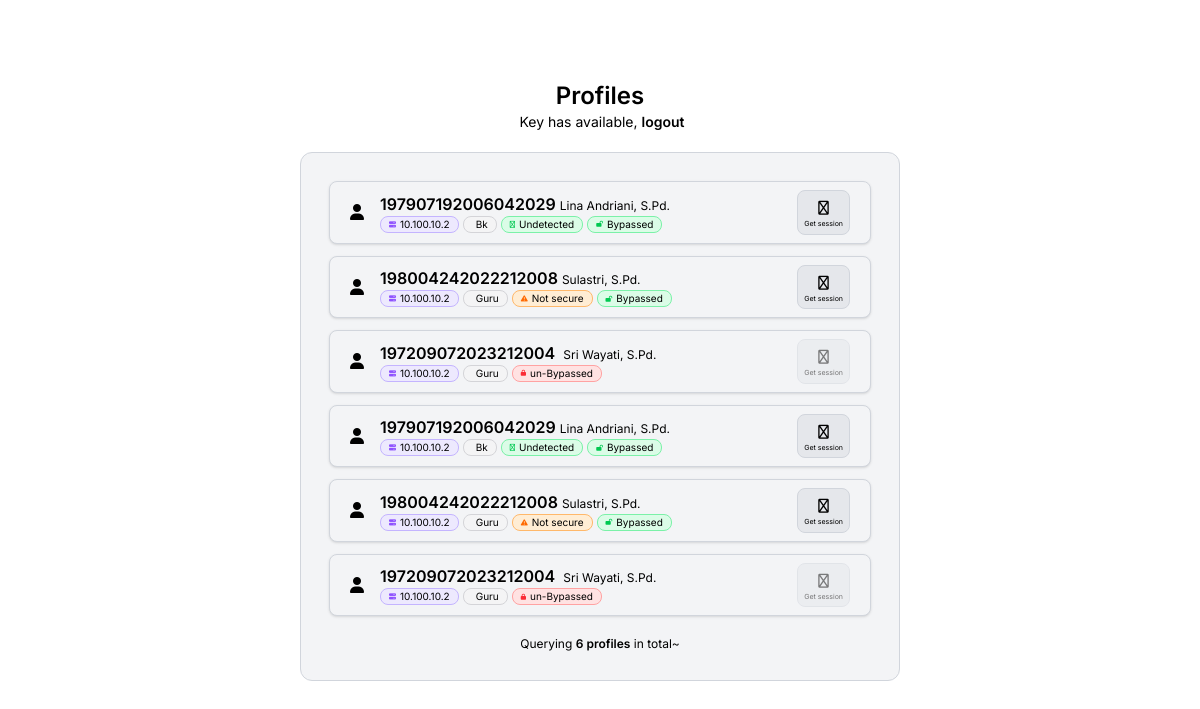
The page /views/main (signed in) on the database its author committed.
### tables this page shows
CREATE TABLE `profiles` (
  `idKey` int NOT NULL,
  `userDisplay` varchar(255) NOT NULL,
  `nameDisplay` varchar(255) NOT NULL,
  `userKey` varchar(255) NOT NULL,
  `passKey` varchar(255) NOT NULL,
  `levelKey` varchar(255) NOT NULL,
  `bypass` enum('true','false') NOT NULL,
  `detect` enum('true','false') NOT NULL
);

### views/main.php (the view, shortened to what this page needs)
<?php
require '../database/config.php';
$sql = "SELECT * FROM profiles ORDER BY levelKey ASC";
$result = $conn->query($sql);
?>
<!DOCTYPE html>
<html lang="en">
<head>
    <link rel="stylesheet" href="../src/output.css">
    <link rel="stylesheet" href="https://site-assets.fontawesome.com/releases/v6.6.0/css/all.css">
    <link rel="stylesheet" href="https://cdn.hugeicons.com/font/hgi-stroke-rounded.css"/>
    <link rel="stylesheet" href="../lib/css/font.css">
    <link rel="stylesheet" href="../lib/css/keyframes.css">
</head>
<body>
    <center>
        <div class="mt-20 mb-10 cursor-default">
            <h1 class="text-2xl font-semibold">Profiles</h1>
            <?php if(isset($_SESSION['keyOwn'])){ ?>
                <p class="text-sm flex justify-center items-center"><i class="hgi hgi-stroke hgi-lock-key mr-1"></i>Key has available, <span onclick="location.href='../auth/logout'" class="font-semibold cursor-pointer hover:underline ml-1">logout</span></p>
            <?php } else { ?>
                <p class="text-sm flex justify-center items-center"><i class="hgi hgi-stroke hgi-square-lock-remove-01 mr-1"></i>Key not found, get your key<span onclick="location.href='../auth/gate'" class="font-semibold cursor-pointer hover:underline ml-1">here</span></p>
            <?php } ?>
            <div class="profiles w-150 h-[70vh] mt-5 bg-gray-100 border border-gray-300 p-7 rounded-xl overflow-y-scroll">
                <?php $order = 0; foreach($result as $data): $order++; ?>
                <div class="profile flex items-center justify-between w-full bg-gray-100 border border-gray-300 rounded-lg px-5 py-2 mb-3 shadow-sm">
                    <div class="inner-profile flex items-center">
                        <i class="fa-solid fa-user text-base"></i>
                        <div class="profile-information inline text-left ml-4">
                            <p class="font-semibold"><?= $data['userDisplay'] ?><span class="font-normal text-xs ml-1"><?= $data['nameDisplay'] ?></span></p>
                            <div class="profile-status flex items-center aling-start gap-1">
                                <p class="flex items-center w-fit text-[10px] bg-violet-100 border border-violet-300 rounded-lg px-2">
                                    <i class="mr-1 fa-solid fa-server text-[7px] text-violet-500"></i>
                                    10.100.10.2
                                </p>
                                <p class="flex items-center w-fit text-[10px] bg-zinc-100 border border-zinc-300 rounded-lg px-2">
                                    <?= ucfirst($data['levelKey']) ?>
                                </p>
                                <?php if($data['detect'] == 'false' && $data['bypass'] == 'true'){  ?>
                                    <p class="flex items-center w-fit text-[10px] bg-green-100 border border-green-300 rounded-lg px-2">
                                        <i class="mr-1 fa-regular fa-user-secret text-[7px] text-green-500"></i>
                                        Undetected
                                    </p>
                                <?php } elseif($data['detect'] == 'true' && $data['bypass'] == 'true') { ?>
                                    <p class="flex items-center w-fit text-[10px] bg-orange-100 border border-orange-300 rounded-lg px-2">
                                        <i class="mr-1 fa-solid fa-triangle-exclamation text-[7px] text-orange-500"></i>
                                        Not secure
                                    </p>
                                <?php } else { ?>
                                <?php } ?>
                                <?php if($data['bypass'] == 'true'){ ?>
                                    <p class="flex items-center w-fit text-[10px] bg-green-100 border border-green-300 rounded-lg px-2">
                                        <i class="mr-1 fa-solid fa-lock-open text-[6px] text-green-500"></i>
                                        Bypassed
                                    </p>
                                <?php } else { ?>
                                    <p class="flex items-center w-fit text-[10px] bg-red-100 border border-red-300 rounded-lg px-2">
                                        <i class="mr-1 fa-solid fa-lock text-[6px] text-red-500"></i>
                                        un-Bypassed
                                    </p>
                                <?php } ?>
                            </div>
                        </div>
                    </div>
                    <?php if($data['bypass'] == 'true'){ ?>
                        <button onclick="directing('local', <?= $order ?>)" class="direct bg-gray-200 border border-gray-300 rounded-lg px-1.5 py-1 cursor-pointer">
                            <i class="fa-regular fa-key text-sm"></i>
                            <p class="text-[7px]">Get session</p>
                        </button>
                    <?php } else { ?>
                        <div class="direct opacity-50 bg-gray-200 border border-gray-300 rounded-lg px-1.5 py-1 cursor-not-allowed">
                            <i class="fa-regular fa-lock text-sm"></i>
                            <p class="text-[7px]">Get session</p>
                        </div>
                    <?php } ?>
                </div>
                <?php endforeach; ?>
                <?php $order = 0; foreach($result as $data): $order++; ?>
                <div class="profile flex items-center justify-between w-full bg-gray-100 border border-gray-300 rounded-lg px-5 py-2 mb-3 shadow-sm">
                    <div class="inner-profile flex items-center">
                        <i class="fa-solid fa-user text-base"></i>
                        <div class="profile-information inline text-left ml-4">
                            <p class="font-semibold"><?= $data['userDisplay'] ?><span class="font-normal text-xs ml-1"><?= $data['nameDisplay'] ?></span></p>
                            <div class="profile-status flex items-center aling-start gap-1">
                                <p class="flex items-center w-fit text-[10px] bg-violet-100 border border-violet-300 rounded-lg px-2">
                                    <i class="mr-1 fa-solid fa-server text-[7px] text-violet-500"></i>
                                    10.100.10.2
                                </p>
                                <p class="flex items-center w-fit text-[10px] bg-zinc-100 border border-zinc-300 rounded-lg px-2">
                                    <?= ucfirst($data['levelKey']) ?>
                                </p>
                                <?php if($data['detect'] == 'false' && $data['bypass'] == 'true'){  ?>
                                    <p class="flex items-center w-fit text-[10px] bg-green-100 border border-green-300 rounded-lg px-2">
                                        <i class="mr-1 fa-regular fa-user-secret text-[7px] text-green-500"></i>
                                        Undetected
                                    </p>
                                <?php } elseif($data['detect'] == 'true' && $data['bypass'] == 'true') { ?>
                                    <p class="flex items-center w-fit text-[10px] bg-orange-100 border border-orange-300 rounded-lg px-2">
                                        <i class="mr-1 fa-solid fa-triangle-exclamation text-[7px] text-orange-500"></i>
                                        Not secure
                                    </p>
                                <?php } else { ?>
                                <?php } ?>
                                <?php if($data['bypass'] == 'true'){ ?>
                                    <p class="flex items-center w-fit text-[10px] bg-green-100 border border-green-300 rounded-lg px-2">
                                        <i class="mr-1 fa-solid fa-lock-open text-[6px] text-green-500"></i>
                                        Bypassed
                                    </p>
                                <?php } else { ?>
                                    <p class="flex items-center w-fit text-[10px] bg-red-100 border border-red-300 rounded-lg px-2">
                                        <i class="mr-1 fa-solid fa-lock text-[6px] text-red-500"></i>
                                        un-Bypassed
                                    </p>
                                <?php } ?>
                            </div>
                        </div>
                    </div>
                    <?php if($data['bypass'] == 'true'){ ?>
                        <button onclick="directing('server', <?= $order ?>)" class="direct bg-gray-200 border border-gray-300 rounded-lg px-1.5 py-1 cursor-pointer">
                            <i class="fa-regular fa-key text-sm"></i>
                            <p class="text-[7px]">Get session</p>
                        </button>
                    <?php } else { ?>
                        <div class="direct opacity-50 bg-gray-200 border border-gray-300 rounded-lg px-1.5 py-1 cursor-not-allowed">
                            <i class="fa-regular fa-lock text-sm"></i>
                            <p class="text-[7px]">Get session</p>
                        </div>
                    <?php } ?>
                </div>
                <?php endforeach; ?>
                <p class="text-xs mt-5">Querying <span class="font-semibold"><?= mysqli_num_rows($result) * 2 ?> profiles</span> in total~</p>
            </div>
        </div>
    </center>
</body>
</html>

### rows shown on the page
profiles: userDisplay "197907192006042029", nameDisplay "Lina Andriani, S.Pd.", levelKey "Bk", detect "false" (drawn), bypass "true" (drawn)
profiles: userDisplay "198004242022212008", nameDisplay "Sulastri, S.Pd.", levelKey "Guru", detect "true" (drawn), bypass "true" (drawn)
profiles: userDisplay "197209072023212004", nameDisplay "Sri Wayati, S.Pd.", levelKey "Guru", bypass "false" (drawn)

### other values the page prints
mysqli_num_rows($result) * 2 "6"
